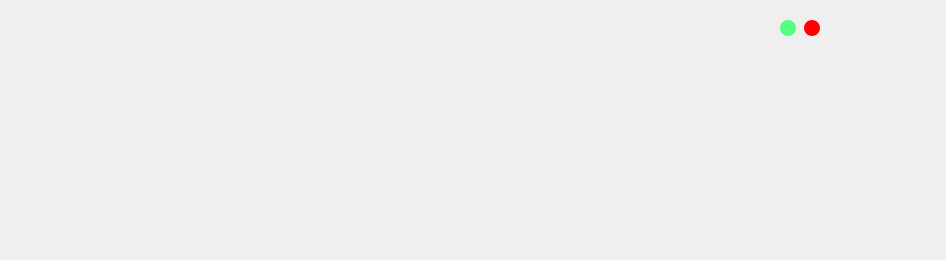
   <widget class="QWidget" name="page">
    <widget class="QLabel" name="label">
     <property name="geometry">
      <rect>
       <x>26</x>
       <y>-8</y>
       <width>911</width>
       <height>251</height>
      </rect>
     </property>
     <property name="text">
      <string/>
     </property>
     <property name="pixmap">
      <pixmap>Assestnew/L D A S/1.jpg</pixmap>
     </property>
    </widget>
    <widget class="QPushButton" name="btn_maximize">
     <property name="geometry">
      <rect>
       <x>780</x>
       <y>20</y>
       <width>16</width>
       <height>16</height>
      </rect>
     </property>
     <property name="minimumSize">
      <size>
       <width>16</width>
       <height>16</height>
      </size>
     </property>
     <property name="maximumSize">
      <size>
       <width>17</width>
       <height>17</height>
      </size>
     </property>
     <property name="toolTip">
      <string>Maximize</string>
     </property>
     <property name="styleSheet">
      <string notr="true">QPushButton {
	border: none;
	border-radius: 8px;	
	background-color: rgb(85, 255, 127);
}
QPushButton:hover {	
	background-color: rgba(85, 255, 127, 150);
}</string>
     </property>
     <property name="text">
      <string/>
     </property>
    </widget>
    <widget class="QPushButton" name="btn_close">
     <property name="geometry">
      <rect>
       <x>804</x>
       <y>20</y>
       <width>16</width>
       <height>16</height>
      </rect>
     </property>
     <property name="minimumSize">
      <size>
       <width>16</width>
       <height>16</height>
      </size>
     </property>
     <property name="maximumSize">
      <size>
       <width>17</width>
       <height>17</height>
      </size>
     </property>
     <property name="toolTip">
      <string>Close</string>
     </property>
     <property name="styleSheet">
      <string notr="true">QPushButton {
	border: none;
	border-radius: 8px;		
	background-color: rgb(255, 0, 0);
}
QPushButton:hover {		
	background-color: rgba(255, 0, 0, 150);
}</string>
     </property>
     <property name="text">
      <string/>
     </property>
    </widget>
   </widget>
